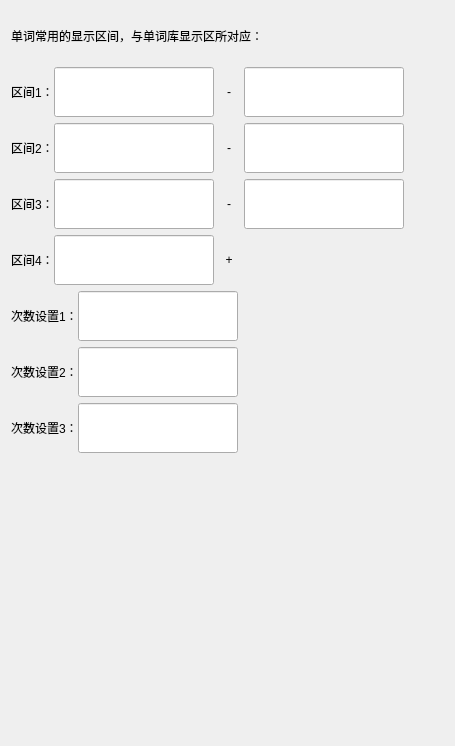
     <widget class="QWidget" name="tab_libSet">
      <attribute name="title">
       <string>显示设置</string>
      </attribute>
      <layout class="QVBoxLayout" name="verticalLayout_3">
       <item>
        <widget class="QLabel" name="label_commonShow">
         <property name="minimumSize">
          <size>
           <width>0</width>
           <height>50</height>
          </size>
         </property>
         <property name="text">
          <string>单词常用的显示区间，与单词库显示区所对应：</string>
         </property>
        </widget>
       </item>
       <item>
        <layout class="QHBoxLayout" name="horizontalLayout_5">
         <property name="spacing">
          <number>0</number>
         </property>
         <item>
          <widget class="QLabel" name="label_range1">
           <property name="text">
            <string>区间1：</string>
           </property>
          </widget>
         </item>
         <item>
          <widget class="QLineEdit" name="lineEdit_range1Left">
           <property name="sizePolicy">
            <sizepolicy hsizetype="Preferred" vsizetype="Fixed">
             <horstretch>0</horstretch>
             <verstretch>0</verstretch>
            </sizepolicy>
           </property>
           <property name="minimumSize">
            <size>
             <width>160</width>
             <height>50</height>
            </size>
           </property>
           <property name="maximumSize">
            <size>
             <width>160</width>
             <height>16777215</height>
            </size>
           </property>
          </widget>
         </item>
         <item>
          <widget class="QLabel" name="label_range1_f">
           <property name="minimumSize">
            <size>
             <width>30</width>
             <height>0</height>
            </size>
           </property>
           <property name="text">
            <string>-</string>
           </property>
           <property name="alignment">
            <set>Qt::AlignCenter</set>
           </property>
          </widget>
         </item>
         <item>
          <widget class="QLineEdit" name="lineEdit_range1Right">
           <property name="sizePolicy">
            <sizepolicy hsizetype="Preferred" vsizetype="Fixed">
             <horstretch>0</horstretch>
             <verstretch>0</verstretch>
            </sizepolicy>
           </property>
           <property name="minimumSize">
            <size>
             <width>160</width>
             <height>50</height>
            </size>
           </property>
           <property name="maximumSize">
            <size>
             <width>160</width>
             <height>16777215</height>
            </size>
           </property>
          </widget>
         </item>
         <item>
          <spacer name="horizontalSpacer_6">
           <property name="orientation">
            <enum>Qt::Horizontal</enum>
           </property>
           <property name="sizeHint" stdset="0">
            <size>
             <width>40</width>
             <height>20</height>
            </size>
           </property>
          </spacer>
         </item>
        </layout>
       </item>
       <item>
        <layout class="QHBoxLayout" name="horizontalLayout_6">
         <property name="spacing">
          <number>0</number>
         </property>
         <item>
          <widget class="QLabel" name="label_range2">
           <property name="text">
            <string>区间2：</string>
           </property>
          </widget>
         </item>
         <item>
          <widget class="QLineEdit" name="lineEdit_range2Left">
           <property name="sizePolicy">
            <sizepolicy hsizetype="Preferred" vsizetype="Fixed">
             <horstretch>0</horstretch>
             <verstretch>0</verstretch>
            </sizepolicy>
           </property>
           <property name="minimumSize">
            <size>
             <width>160</width>
             <height>50</height>
            </size>
           </property>
           <property name="maximumSize">
            <size>
             <width>160</width>
             <height>16777215</height>
            </size>
           </property>
          </widget>
         </item>
         <item>
          <widget class="QLabel" name="label_range2_f">
           <property name="minimumSize">
            <size>
             <width>30</width>
             <height>0</height>
            </size>
           </property>
           <property name="text">
            <string>-</string>
           </property>
           <property name="alignment">
            <set>Qt::AlignCenter</set>
           </property>
          </widget>
         </item>
         <item>
          <widget class="QLineEdit" name="lineEdit_range2Right">
           <property name="sizePolicy">
            <sizepolicy hsizetype="Preferred" vsizetype="Fixed">
             <horstretch>0</horstretch>
             <verstretch>0</verstretch>
            </sizepolicy>
           </property>
           <property name="minimumSize">
            <size>
             <width>160</width>
             <height>50</height>
            </size>
           </property>
           <property name="maximumSize">
            <size>
             <width>160</width>
             <height>16777215</height>
            </size>
           </property>
          </widget>
         </item>
         <item>
          <spacer name="horizontalSpacer_7">
           <property name="orientation">
            <enum>Qt::Horizontal</enum>
           </property>
           <property name="sizeHint" stdset="0">
            <size>
             <width>40</width>
             <height>20</height>
            </size>
           </property>
          </spacer>
         </item>
        </layout>
       </item>
       <item>
        <layout class="QHBoxLayout" name="horizontalLayout_7">
         <property name="spacing">
          <number>0</number>
         </property>
         <item>
          <widget class="QLabel" name="label_range3">
           <property name="text">
            <string>区间3：</string>
           </property>
          </widget>
         </item>
         <item>
          <widget class="QLineEdit" name="lineEdit_range3Left">
           <property name="sizePolicy">
            <sizepolicy hsizetype="Preferred" vsizetype="Fixed">
             <horstretch>0</horstretch>
             <verstretch>0</verstretch>
            </sizepolicy>
           </property>
           <property name="minimumSize">
            <size>
             <width>160</width>
             <height>50</height>
            </size>
           </property>
           <property name="maximumSize">
            <size>
             <width>160</width>
             <height>16777215</height>
            </size>
           </property>
          </widget>
         </item>
         <item>
          <widget class="QLabel" name="label_range3_f">
           <property name="minimumSize">
            <size>
             <width>30</width>
             <height>0</height>
            </size>
           </property>
           <property name="text">
            <string>-</string>
           </property>
           <property name="alignment">
            <set>Qt::AlignCenter</set>
           </property>
          </widget>
         </item>
         <item>
          <widget class="QLineEdit" name="lineEdit_range3Right">
           <property name="sizePolicy">
            <sizepolicy hsizetype="Preferred" vsizetype="Fixed">
             <horstretch>0</horstretch>
             <verstretch>0</verstretch>
            </sizepolicy>
           </property>
           <property name="minimumSize">
            <size>
             <width>160</width>
             <height>50</height>
            </size>
           </property>
           <property name="maximumSize">
            <size>
             <width>160</width>
             <height>16777215</height>
            </size>
           </property>
          </widget>
         </item>
         <item>
          <spacer name="horizontalSpacer_8">
           <property name="orientation">
            <enum>Qt::Horizontal</enum>
           </property>
           <property name="sizeHint" stdset="0">
            <size>
             <width>40</width>
             <height>20</height>
            </size>
           </property>
          </spacer>
         </item>
        </layout>
       </item>
       <item>
        <layout class="QHBoxLayout" name="horizontalLayout_8">
         <property name="spacing">
          <number>0</number>
         </property>
         <item>
          <widget class="QLabel" name="label_range4">
           <property name="text">
            <string>区间4：</string>
           </property>
          </widget>
         </item>
         <item>
          <widget class="QLineEdit" name="lineEdit_range4Left">
           <property name="sizePolicy">
            <sizepolicy hsizetype="Preferred" vsizetype="Fixed">
             <horstretch>0</horstretch>
             <verstretch>0</verstretch>
            </sizepolicy>
           </property>
           <property name="minimumSize">
            <size>
             <width>160</width>
             <height>50</height>
            </size>
           </property>
           <property name="maximumSize">
            <size>
             <width>160</width>
             <height>16777215</height>
            </size>
           </property>
          </widget>
         </item>
         <item>
          <widget class="QLabel" name="label_range4_plus">
           <property name="minimumSize">
            <size>
             <width>30</width>
             <height>0</height>
            </size>
           </property>
           <property name="text">
            <string>+</string>
           </property>
           <property name="alignment">
            <set>Qt::AlignCenter</set>
           </property>
          </widget>
         </item>
         <item>
          <spacer name="horizontalSpacer_9">
           <property name="orientation">
            <enum>Qt::Horizontal</enum>
           </property>
           <property name="sizeHint" stdset="0">
            <size>
             <width>40</width>
             <height>20</height>
            </size>
           </property>
          </spacer>
         </item>
        </layout>
       </item>
       <item>
        <layout class="QHBoxLayout" name="horizontalLayout_9">
         <property name="spacing">
          <number>0</number>
         </property>
         <item>
          <widget class="QLabel" name="label_timesSet1">
           <property name="text">
            <string>次数设置1：</string>
           </property>
          </widget>
         </item>
         <item>
          <widget class="QLineEdit" name="lineEdit_timesSet1">
           <property name="sizePolicy">
            <sizepolicy hsizetype="Preferred" vsizetype="Fixed">
             <horstretch>0</horstretch>
             <verstretch>0</verstretch>
            </sizepolicy>
           </property>
           <property name="minimumSize">
            <size>
             <width>160</width>
             <height>50</height>
            </size>
           </property>
           <property name="maximumSize">
            <size>
             <width>160</width>
             <height>16777215</height>
            </size>
           </property>
          </widget>
         </item>
         <item>
          <spacer name="horizontalSpacer_10">
           <property name="orientation">
            <enum>Qt::Horizontal</enum>
           </property>
           <property name="sizeHint" stdset="0">
            <size>
             <width>40</width>
             <height>20</height>
            </size>
           </property>
          </spacer>
         </item>
        </layout>
       </item>
       <item>
        <layout class="QHBoxLayout" name="horizontalLayout_10">
         <property name="spacing">
          <number>0</number>
         </property>
         <item>
          <widget class="QLabel" name="label_timesSet2">
           <property name="text">
            <string>次数设置2：</string>
           </property>
          </widget>
         </item>
         <item>
          <widget class="QLineEdit" name="lineEdit_timesSet2">
           <property name="sizePolicy">
            <sizepolicy hsizetype="Preferred" vsizetype="Fixed">
             <horstretch>0</horstretch>
             <verstretch>0</verstretch>
            </sizepolicy>
           </property>
           <property name="minimumSize">
            <size>
             <width>160</width>
             <height>50</height>
            </size>
           </property>
           <property name="maximumSize">
            <size>
             <width>160</width>
             <height>16777215</height>
            </size>
           </property>
          </widget>
         </item>
         <item>
          <spacer name="horizontalSpacer_11">
           <property name="orientation">
            <enum>Qt::Horizontal</enum>
           </property>
           <property name="sizeHint" stdset="0">
            <size>
             <width>40</width>
             <height>20</height>
            </size>
           </property>
          </spacer>
         </item>
        </layout>
       </item>
       <item>
        <layout class="QHBoxLayout" name="horizontalLayout_11">
         <property name="spacing">
          <number>0</number>
         </property>
         <item>
          <widget class="QLabel" name="label_timesSet3">
           <property name="text">
            <string>次数设置3：</string>
           </property>
          </widget>
         </item>
         <item>
          <widget class="QLineEdit" name="lineEdit_timesSet3">
           <property name="sizePolicy">
            <sizepolicy hsizetype="Preferred" vsizetype="Fixed">
             <horstretch>0</horstretch>
             <verstretch>0</verstretch>
            </sizepolicy>
           </property>
           <property name="minimumSize">
            <size>
             <width>160</width>
             <height>50</height>
            </size>
           </property>
           <property name="maximumSize">
            <size>
             <width>160</width>
             <height>16777215</height>
            </size>
           </property>
          </widget>
         </item>
         <item>
          <spacer name="horizontalSpacer_12">
           <property name="orientation">
            <enum>Qt::Horizontal</enum>
           </property>
           <property name="sizeHint" stdset="0">
            <size>
             <width>40</width>
             <height>20</height>
            </size>
           </property>
          </spacer>
         </item>
        </layout>
       </item>
       <item>
        <spacer name="verticalSpacer_2">
         <property name="orientation">
          <enum>Qt::Vertical</enum>
         </property>
         <property name="sizeHint" stdset="0">
          <size>
           <width>20</width>
           <height>282</height>
          </size>
         </property>
        </spacer>
       </item>
      </layout>
     </widget>
